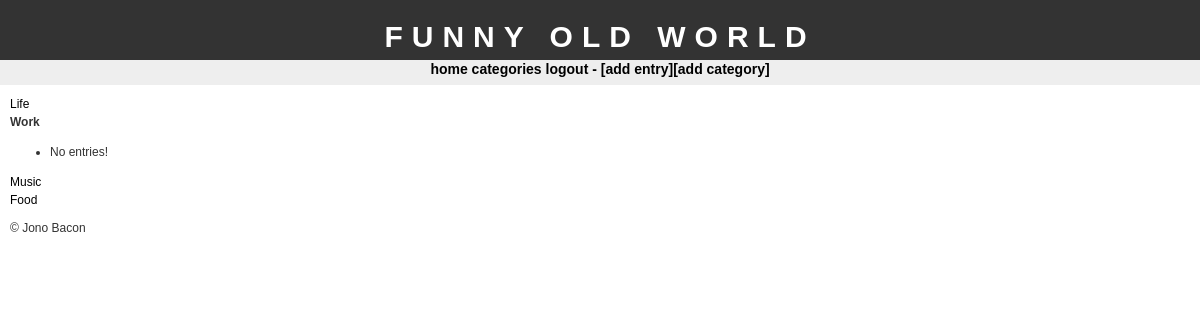
Page /viewcat.php?id=2 (signed in) on the committed database.
### tables this page shows
CREATE TABLE IF NOT EXISTS `categories` (
  `id` tinyint(4) NOT NULL AUTO_INCREMENT,
  `cat` varchar(20) NOT NULL,
  PRIMARY KEY (`id`)
);

### viewcat.php (the view, shortened to what this page needs)
<?php
require("config.php");
$error = 0;
if(isset($_GET['id']) == TRUE) {
	if($error == 1) {
		header("Location: " . $config_basedir . "/viewcat.php");
	}
	else {
		$validcat = $_GET['id'];
	}
}
else {
	$validcat = 0;
}
require("header.php");
$sql = "SELECT * FROM categories";
$result = mysql_query($sql);
while($row = mysql_fetch_assoc($result)) {
	if($validcat == $row['id']) {
		echo "<strong>" . $row['cat'] . "</strong><br />";
		$entriessql = "SELECT * FROM entries WHERE cat_id = " . $validcat . " ORDER BY dateposted DESC;";
		$entriesres = mysql_query($entriessql);
		$numrows_entries = mysql_num_rows($entriesres);
		echo "<ul>";
		if($numrows_entries == 0) {
			echo "<li>No entries!</li>";
		}
		else {
			while($entriesrow = mysql_fetch_assoc($entriesres)) {
				echo "<li>" . date("D jS F Y g.iA", strtotime($entriesrow	['dateposted'])) . " - <a href='viewentry.php?id=" . $entriesrow['id'] . "'>" . $entriesrow['subject'] ."</a></li>";
			}
		}
		echo "</ul>";
	}
	else {
		echo "<a href='viewcat.php?id=" . $row['id'] . "'>" . $row['cat'] . "</a><br />";
	}
}
require("footer.php");
?>

### stylesheet.css (style rules this page uses)
body { font-family: "trebuchet ms", verdana, sans-serif; font-size: 12px; line-height: 1.5em; color: #333; background: #ffffff; margin: 0; padding: 0; text-align: center; width: 100%; }
a:link { text-decoration: none; color: #000; }

### rows in the picture
categories: cat "Life"
categories: cat "Work", shows "No entries!"
categories: cat "Music"
categories: cat "Food"

### other values in the picture
$config_blogname "FUNNY OLD WORLD"
$config_author "Jono Bacon"
